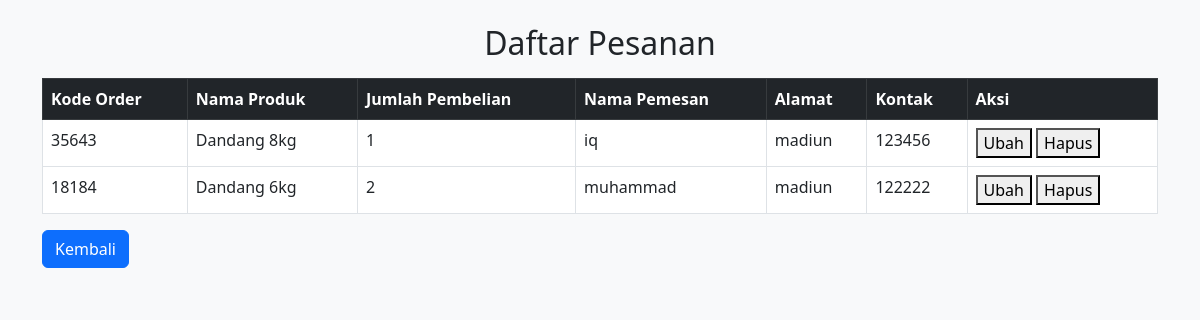
The app's page /orders-admin with its own data.
### tables this page shows
CREATE TABLE orders (
        id INTEGER PRIMARY KEY AUTOINCREMENT,
        kd_order TEXT NOT NULL,
        product_name TEXT NOT NULL,
        quantity INTEGER NOT NULL,
        customer_name TEXT NOT NULL,
        address TEXT NOT NULL,
        contact TEXT NOT NULL
    );

### app.py (the view)
@app.route("/orders-admin")
def orders_admin():
    conn = sqlite3.connect("database.db")
    cursor = conn.cursor()
    cursor.execute("SELECT * FROM orders")
    orders = cursor.fetchall()
    conn.close()
    return render_template("orders_admin.html", orders=orders)

### templates/orders_admin.html (shortened to what this page needs)
<!DOCTYPE html>
<html lang="id">
<head>
    <link rel="stylesheet" href="https://cdn.jsdelivr.net/npm/bootstrap@5.3.0/dist/css/bootstrap.min.css">
</head>
<body class="bg-light">
<div class="container mt-4">
    <h2 class="text-center">Daftar Pesanan</h2>
    <table class="table table-bordered mt-3">
        <thead class="table-dark">
            <tr>
                <th>Kode Order</th>
                <th>Nama Produk</th>
                <th>Jumlah Pembelian</th>
                <th>Nama Pemesan</th>
                <th>Alamat</th>
                <th>Kontak</th>
                <th>Aksi</th>
            </tr>
        </thead>
        <tbody>
            {% for order in orders %}
            <tr>
                <td>{{ order[1] }}</td>
                <td>{{ order[2] }}</td>
                <td>{{ order[3] }}</td>
                <td>{{ order[4] }}</td>
                <td>{{ order[5] }}</td>
                <td>{{ order[6] }}</td>
                <td>
                    <button>Ubah</button>
                    <button>Hapus</button>
                </td>
            </tr>
            {% endfor %}
        </tbody>
    </table>
    <a href="{{ url_for('index') }}" class="btn btn-primary">Kembali</a>
</div>
</body>
</html>

### records on screen
orders: kd_order "35643", product_name "Dandang 8kg", quantity "1", customer_name "iq", address "madiun", contact "123456"
orders: kd_order "18184", product_name "Dandang 6kg", quantity "2", customer_name "muhammad", address "madiun", contact "122222"
